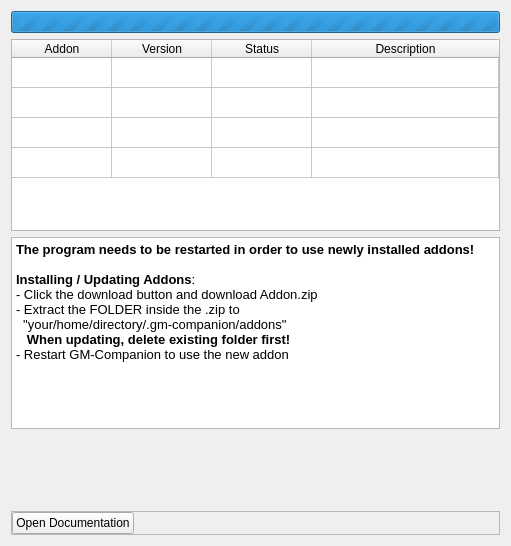
<?xml version="1.0" encoding="UTF-8"?>
<ui version="4.0">
 <class>AddonManager</class>
 <widget class="QWidget" name="AddonManager">
  <property name="geometry">
   <rect>
    <x>0</x>
    <y>0</y>
    <width>511</width>
    <height>546</height>
   </rect>
  </property>
  <property name="windowTitle">
   <string>Addon Manager</string>
  </property>
  <layout class="QVBoxLayout" name="verticalLayout">
   <item>
    <widget class="QProgressBar" name="progressBar">
     <property name="maximum">
      <number>0</number>
     </property>
     <property name="value">
      <number>0</number>
     </property>
     <property name="alignment">
      <set>Qt::AlignCenter</set>
     </property>
     <property name="format">
      <string>Loading Addons ...</string>
     </property>
    </widget>
   </item>
   <item>
    <widget class="QTableWidget" name="tableWidget">
     <property name="editTriggers">
      <set>QAbstractItemView::NoEditTriggers</set>
     </property>
     <property name="rowCount">
      <number>4</number>
     </property>
     <attribute name="horizontalHeaderStretchLastSection">
      <bool>true</bool>
     </attribute>
     <attribute name="verticalHeaderVisible">
      <bool>false</bool>
     </attribute>
     <row/>
     <row/>
     <row/>
     <row/>
     <column>
      <property name="text">
       <string>Addon</string>
      </property>
     </column>
     <column>
      <property name="text">
       <string>Version</string>
      </property>
     </column>
     <column>
      <property name="text">
       <string>Status</string>
      </property>
     </column>
     <column>
      <property name="text">
       <string>Description</string>
      </property>
     </column>
    </widget>
   </item>
   <item>
    <widget class="QTextBrowser" name="textBrowser">
     <property name="sizePolicy">
      <sizepolicy hsizetype="Expanding" vsizetype="Maximum">
       <horstretch>0</horstretch>
       <verstretch>0</verstretch>
      </sizepolicy>
     </property>
     <property name="autoFormatting">
      <set>QTextEdit::AutoAll</set>
     </property>
     <property name="html">
      <string>&lt;!DOCTYPE HTML PUBLIC &quot;-//W3C//DTD HTML 4.0//EN&quot; &quot;http://www.w3.org/TR/REC-html40/strict.dtd&quot;&gt;
&lt;html&gt;&lt;head&gt;&lt;meta name=&quot;qrichtext&quot; content=&quot;1&quot; /&gt;&lt;style type=&quot;text/css&quot;&gt;
p, li { white-space: pre-wrap; }
&lt;/style&gt;&lt;/head&gt;&lt;body style=&quot; font-family:'Cantarell'; font-size:10pt; font-weight:400; font-style:normal;&quot;&gt;
&lt;p style=&quot; margin-top:0px; margin-bottom:0px; margin-left:0px; margin-right:0px; -qt-block-indent:0; text-indent:0px;&quot;&gt;&lt;span style=&quot; font-weight:600;&quot;&gt;The program needs to be restarted in order to use newly installed addons!&lt;/span&gt;&lt;/p&gt;
&lt;p style=&quot;-qt-paragraph-type:empty; margin-top:0px; margin-bottom:0px; margin-left:0px; margin-right:0px; -qt-block-indent:0; text-indent:0px; font-weight:600;&quot;&gt;&lt;br /&gt;&lt;/p&gt;
&lt;p style=&quot; margin-top:0px; margin-bottom:0px; margin-left:0px; margin-right:0px; -qt-block-indent:0; text-indent:0px;&quot;&gt;&lt;span style=&quot; font-weight:600;&quot;&gt;Installing / Updating Addons&lt;/span&gt;:&lt;/p&gt;
&lt;p style=&quot; margin-top:0px; margin-bottom:0px; margin-left:0px; margin-right:0px; -qt-block-indent:0; text-indent:0px;&quot;&gt;- Click the download button and download Addon.zip&lt;/p&gt;
&lt;p style=&quot; margin-top:0px; margin-bottom:0px; margin-left:0px; margin-right:0px; -qt-block-indent:0; text-indent:0px;&quot;&gt;- Extract the FOLDER inside the .zip to&lt;/p&gt;
&lt;p style=&quot; margin-top:0px; margin-bottom:0px; margin-left:0px; margin-right:0px; -qt-block-indent:0; text-indent:0px;&quot;&gt;  &amp;quot;your/home/directory/.gm-companion/addons&amp;quot;&lt;/p&gt;
&lt;p style=&quot; margin-top:0px; margin-bottom:0px; margin-left:0px; margin-right:0px; -qt-block-indent:0; text-indent:0px;&quot;&gt;   &lt;span style=&quot; font-weight:600;&quot;&gt;When updating, delete existing folder first!&lt;/span&gt;&lt;/p&gt;
&lt;p style=&quot; margin-top:0px; margin-bottom:0px; margin-left:0px; margin-right:0px; -qt-block-indent:0; text-indent:0px;&quot;&gt;- Restart GM-Companion to use the new addon&lt;/p&gt;&lt;/body&gt;&lt;/html&gt;</string>
     </property>
     <property name="openExternalLinks">
      <bool>true</bool>
     </property>
    </widget>
   </item>
   <item>
    <spacer name="verticalSpacer">
     <property name="orientation">
      <enum>Qt::Vertical</enum>
     </property>
     <property name="sizeHint" stdset="0">
      <size>
       <width>10</width>
       <height>0</height>
      </size>
     </property>
    </spacer>
   </item>
   <item>
    <widget class="QFrame" name="frame">
     <property name="frameShape">
      <enum>QFrame::StyledPanel</enum>
     </property>
     <property name="frameShadow">
      <enum>QFrame::Raised</enum>
     </property>
     <layout class="QHBoxLayout" name="horizontalLayout">
      <property name="leftMargin">
       <number>0</number>
      </property>
      <property name="topMargin">
       <number>0</number>
      </property>
      <property name="rightMargin">
       <number>0</number>
      </property>
      <property name="bottomMargin">
       <number>0</number>
      </property>
      <item>
       <widget class="QPushButton" name="pushButton_documentation">
        <property name="sizePolicy">
         <sizepolicy hsizetype="Minimum" vsizetype="Fixed">
          <horstretch>0</horstretch>
          <verstretch>0</verstretch>
         </sizepolicy>
        </property>
        <property name="text">
         <string>Open Documentation</string>
        </property>
       </widget>
      </item>
      <item>
       <spacer name="horizontalSpacer">
        <property name="orientation">
         <enum>Qt::Horizontal</enum>
        </property>
        <property name="sizeHint" stdset="0">
         <size>
          <width>40</width>
          <height>20</height>
         </size>
        </property>
       </spacer>
      </item>
     </layout>
    </widget>
   </item>
  </layout>
 </widget>
 <resources/>
 <connections/>
</ui>
